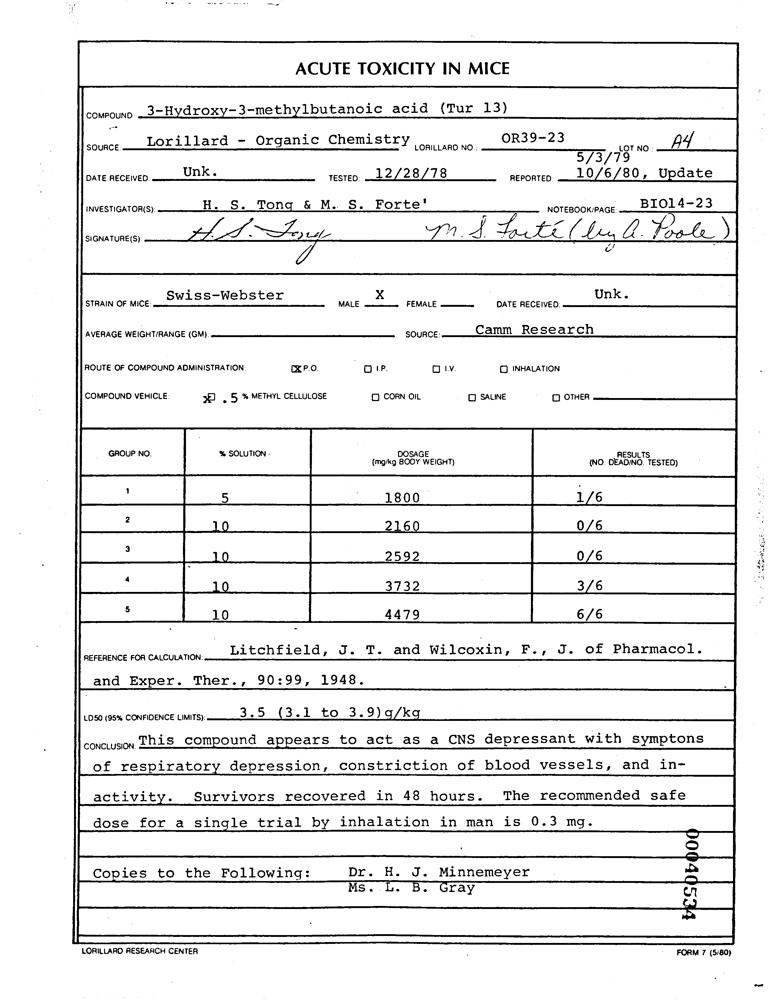
#> input picture src/api/uploads/00040534.jpeg, 777 x 1000 px; its folder holds only this picture in this run
$ python -i layout_analysis.py   (imports and definitions only)
#> lines starting #> are read from the running program, lines starting #| are printed output that depends on the picture; after the words box and inside, x2 and y2 are one past the last pixel; in counts of white or black regions, pixels touching at a corner belong together

import cv2
import pytesseract
import os
import json

def analyze_layout(image_path, output_dir):
    """
    Анализирует структуру документа, определяя текстовые блоки и сохраняет их координаты.
    :param image_path: Путь к изображению документа.
    :param output_dir: Папка для сохранения результатов анализа.
    """
#> called with image_path = '../api/uploads/00040534.jpeg', output_dir = 'out.png'
    os.makedirs(output_dir, exist_ok=True)

    image = cv2.imread(image_path)
#> image is the input picture: shape (1000, 777, 3); min 0, max 255, mean 234.5
    gray = cv2.cvtColor(image, cv2.COLOR_BGR2GRAY)


    _, binary = cv2.threshold(gray, 128, 255, cv2.THRESH_BINARY_INV)
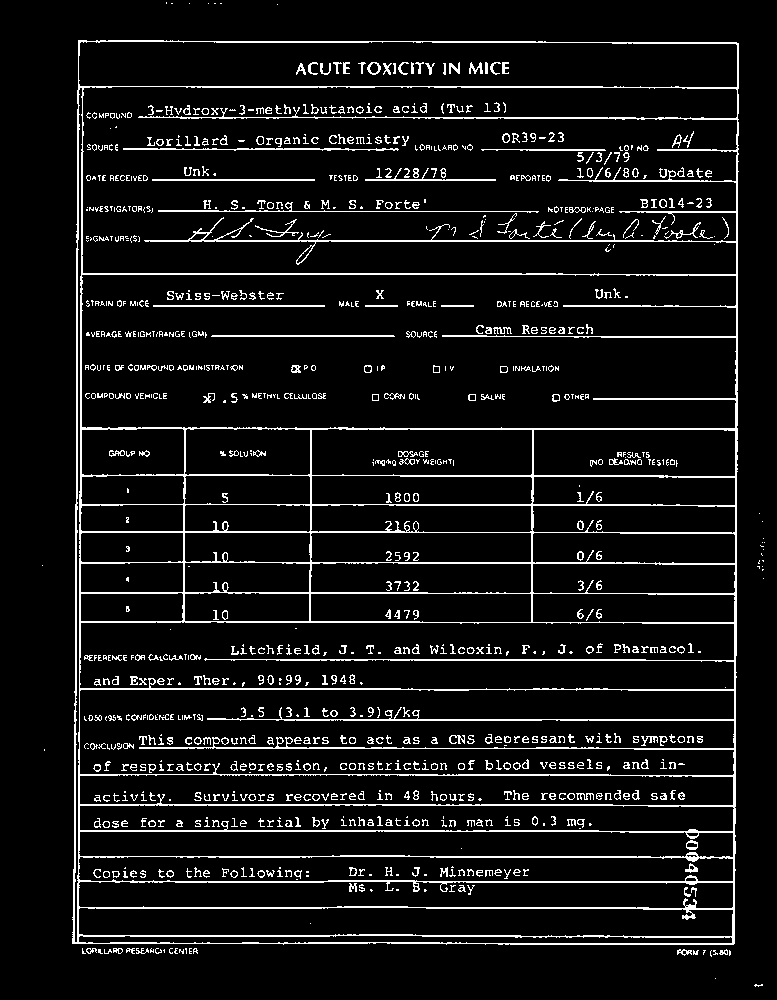
#> binary: shape (1000, 777); 7.8% white in thin lines or dots


#> (the run stopped early here; a loop or call above may not have finished)

$ run again, on src/api/uploads/image-3.png
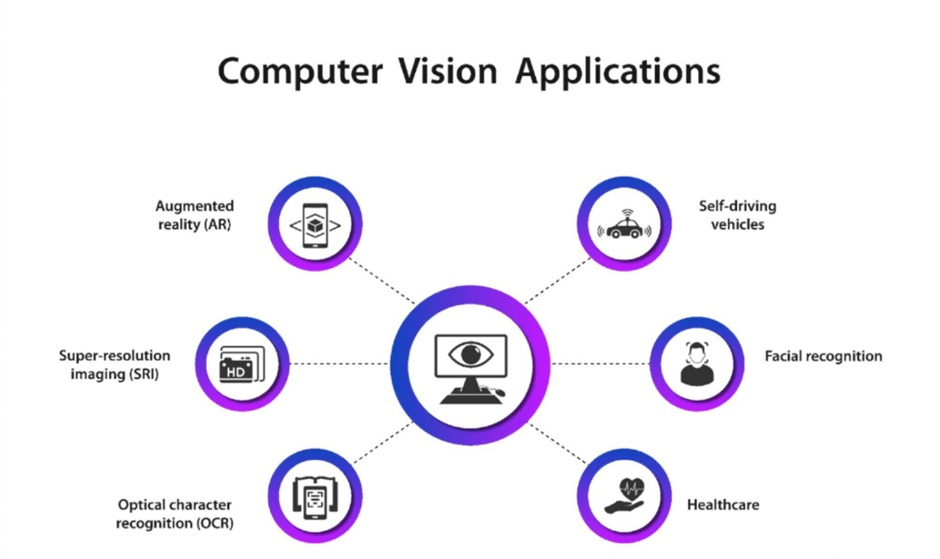
#> input picture src/api/uploads/image-3.png, 940 x 559 px
#> in analyze_layout, image is the input picture: shape (559, 940, 3); mean B, G, R 246, 238.3, 240.8
#> in analyze_layout, `gray = cv2.cvtColor(image, cv2.COLOR_BGR2GRAY)`:
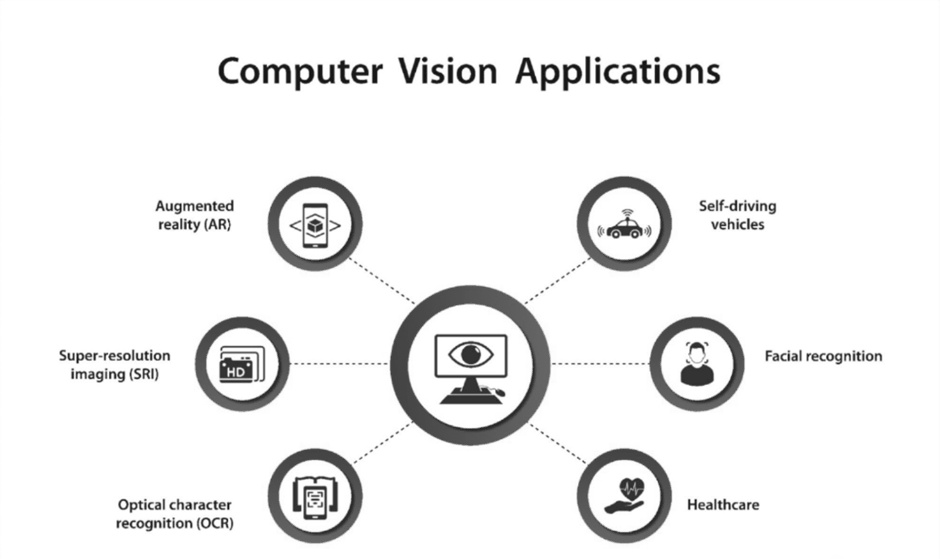
#> gray: shape (559, 940); min 18, max 255, mean 239.9
#> in analyze_layout, `_, binary = cv2.threshold(gray, 128, 255, cv2.THRESH_BINARY_INV)`:
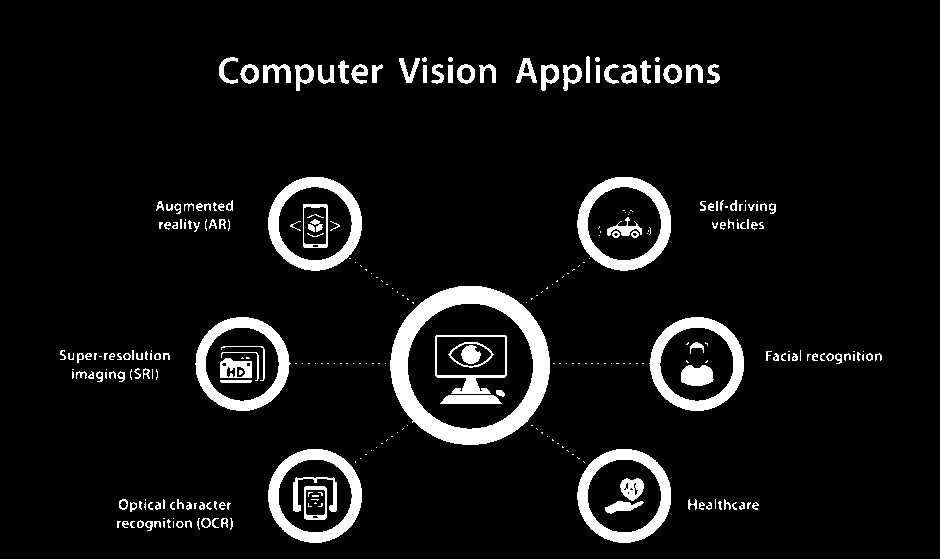
#> binary: shape (559, 940); 7.2% white; 305 white regions (156 under 20 px), largest, box (x1, y1, x2, y2) and area: (390, 286, 550, 445) 7700, (268, 449, 362, 543) 2782, (649, 317, 744, 411) 2780
